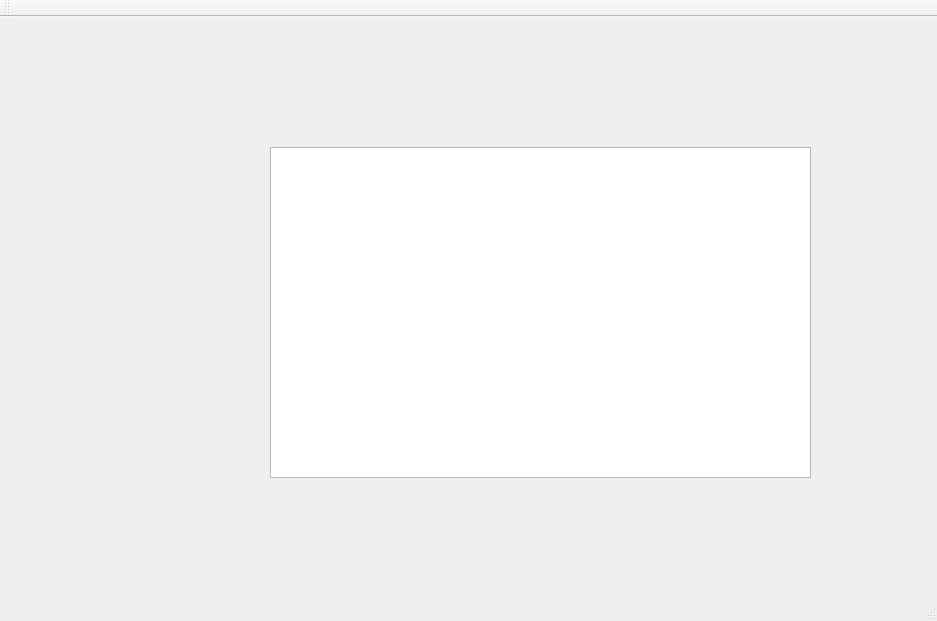
<?xml version="1.0" encoding="UTF-8"?>
<ui version="4.0">
 <class>MainWindow</class>
 <widget class="QMainWindow" name="MainWindow">
  <property name="geometry">
   <rect>
    <x>0</x>
    <y>0</y>
    <width>937</width>
    <height>621</height>
   </rect>
  </property>
  <property name="windowTitle">
   <string>MainWindow</string>
  </property>
  <widget class="QWidget" name="centralWidget">
   <widget class="QTextEdit" name="textEdit">
    <property name="geometry">
     <rect>
      <x>270</x>
      <y>130</y>
      <width>541</width>
      <height>331</height>
     </rect>
    </property>
   </widget>
  </widget>
  <widget class="QMenuBar" name="menuBar">
   <property name="geometry">
    <rect>
     <x>0</x>
     <y>0</y>
     <width>937</width>
     <height>30</height>
    </rect>
   </property>
  </widget>
  <widget class="QToolBar" name="mainToolBar">
   <attribute name="toolBarArea">
    <enum>TopToolBarArea</enum>
   </attribute>
   <attribute name="toolBarBreak">
    <bool>false</bool>
   </attribute>
  </widget>
  <widget class="QStatusBar" name="statusBar"/>
 </widget>
 <layoutdefault spacing="6" margin="11"/>
 <resources/>
 <connections/>
</ui>
